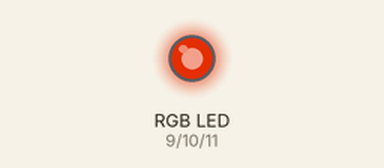
Recording of a sketch running on a simulated Arduino Uno, built with avr-gcc and run on an emulated ATmega328P. Shown: an RGB LED mixed from three pins (HIGH = lit). Dim RGB values are drawn brighter than linear; random numbers use the default seed unless the sketch sets one.

Above: at 0.38 s.
At 9.59 s:
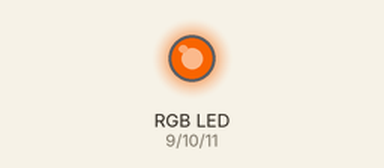
At 19.58 s:
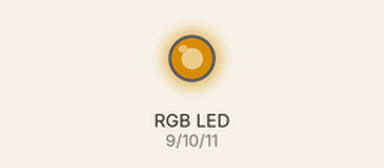
At 39.24 s:
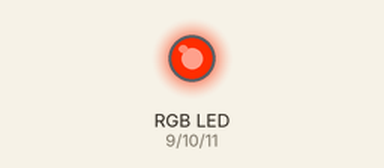
Timing chart, 0 to 40.0 s (numbered marks = the images above):
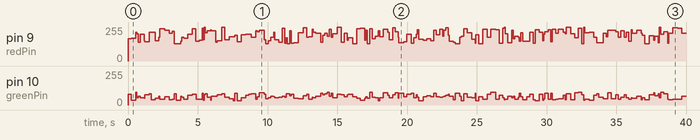

The sketch:

LED_Experiment_2_Flicker.ino
```cpp
// LED Fire Effect

int redPin = 9;
int greenPin = 10;
int bluePin = 11;

int redMin = 128;
int greenMin = 32;
int blueMin = 0;

int redBias = 128;
int greenBias = 64;
int blueBias = 0;

int redEnable = 1;
int greenEnable = 1;
int blueEnable = 1;

int minDelayTime = 50;
int delayTime = 300;

void setup()
{
pinMode(redPin, OUTPUT);
pinMode(greenPin, OUTPUT);
pinMode(bluePin, OUTPUT);
}

void loop() {
analogWrite(redPin, (random(redBias) + redMin) * redEnable);
analogWrite(greenPin, (random(greenBias) + greenMin) * greenEnable);
analogWrite(bluePin, (random(blueBias) + blueMin) * blueEnable);

delay(minDelayTime + random(delayTime));
}
```
